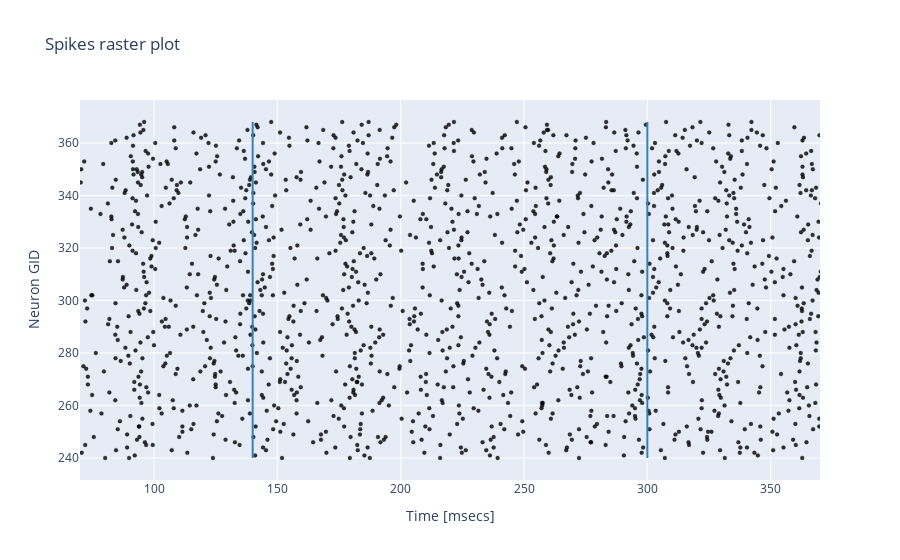

Source (notebook cell):
### Markdown cell above
## 3. Simulation data analysis

### Raster Plot 

Below, a raster plot of cell spikes for each cell type can be displayed; select the cell type modifying the CELL_TO_PLOT variable.
Cell types are:
1. 'granule'
2. 'golgi'
3. 'purkinje'
4. 'stellate'
5. 'basket'
6. 'dcn'

For Purkinje and DCN neurons, you can specify the microzone you want to analyze: microzone 1 is receiving both CS and US, while microzone 2 receives only CS (empty lines in raster plots would represent neurons of the other microzone). In the first case, US triggers burst-pause and pause-burst mechanisms, which are fundamental to fine tune the timing of cerebellar motor outputs.

Attention: you can plot only the activity of cell types whose recording device were connected before the simulation run!

### Code cell
CELL_TO_PLOT = 'dcn_cell_glut_large'


cells = {'granule_cell': [grc_ts, grc_evs],
         'golgi_cell': [goc_ts, goc_evs],
         'glomerulus': [glom_ts, glom_evs],
         'purkinje_cell': [pc_ts, pc_evs],
         'stellate_cell': [sc_ts, sc_evs],
         'basket_cell': [bc_ts, bc_evs],
         'dcn_cell_glut_large': [dcn_ts, dcn_evs],
         'output':[output_ts, output_evs],
         'io_cell':[io_ts, io_evs]}


color = {'granule_cell': 'rgba(255, 0, 0, .8)',
         'golgi_cell': 'rgba(0, 255, 0, .8)',
         'glomerulus': 'rgba(0, 0, 0, .8)',
         'purkinje_cell': 'rgba(0, 0, 0, .8)',
         'stellate_cell': 'rgba(234, 10, 142, .8)',
         'basket_cell': 'rgba(234, 10, 142, .8)',
         'output': 'rgba(0, 0, 0, .8)',
         'dcn_cell_glut_large': 'rgba(0, 0, 0, .8)',
         'io_cell': 'rgba(255, 127, 80, .8)'}

times = cells[CELL_TO_PLOT][0]
cell_ids = cells[CELL_TO_PLOT][1]
   
    
    
trace0 = go.Scatter(
    x = times,
    y = cell_ids,
    name = '',
    mode = 'markers',
    marker = dict(
        size = 4,
        color = color[CELL_TO_PLOT],
        line = dict(
            width = .2,
            color = 'rgb(0, 0, 0)'
        )
    )
)

data = [trace0]

layout = go.Layout(
              title = 'Spikes raster plot',
              yaxis = dict(title='Neuron GID', zeroline = False),
              xaxis = dict(title='Time [msecs]', zeroline = False, range=[0,TOT_DURATION+1]),
              shapes= [
              # Line STIM to MFs start
              {
                  'type': 'line',
                  'x0': STIM_MF_START,
                  'y0': np.amin(cell_ids),
                  'x1': STIM_MF_START,
                  'y1': np.amax(cell_ids),
                  'line': {
                      'color': 'rgb(55, 128, 191)',
                      'width': 2,
                  }
               },
               # Line STIM to MFs stop
               {
                  'type': 'line',
                  'x0': STIM_MF_END,
                  'y0': np.amin(cell_ids),
                  'x1': STIM_MF_END,
                  'y1': np.amax(cell_ids),
                  'line': {
                      'color': 'rgb(55, 128, 191)',
                      'width': 2,
                  }
               }]
             )

fig = go.Figure(data=data, layout=layout)
fig.update_xaxes(range=[70.0, 370.0])
iplot(fig, filename='styled-scatter')

### Figure 1 — Plotly figure (JSON) as saved in the notebook; plotly's stock layout.template omitted (floating-point values rounded to 4 significant figures; data arrays with more than 128 entries replaced by an {"elided": "..."} marker saying what was removed)
{"data": [{"marker": {"color": "rgba(0, 0, 0, .8)", "line": {"color": "rgb(0, 0, 0)", "width": 0.2}, "size": 4}, "mode": "markers", "name": "", "type": "scatter", "x": {"elided": "1859 float values"}, "y": {"elided": "1859 int values"}}], "layout": {"shapes": [{"line": {"color": "rgb(55, 128, 191)", "width": 2}, "type": "line", "x0": 140, "x1": 140, "y0": 240, "y1": 368}, {"line": {"color": "rgb(55, 128, 191)", "width": 2}, "type": "line", "x0": 300, "x1": 300, "y0": 240, "y1": 368}], "title": {"text": "Spikes raster plot"}, "xaxis": {"range": [70, 370], "title": {"text": "Time [msecs]"}, "zeroline": false}, "yaxis": {"title": {"text": "Neuron GID"}, "zeroline": false}}}
